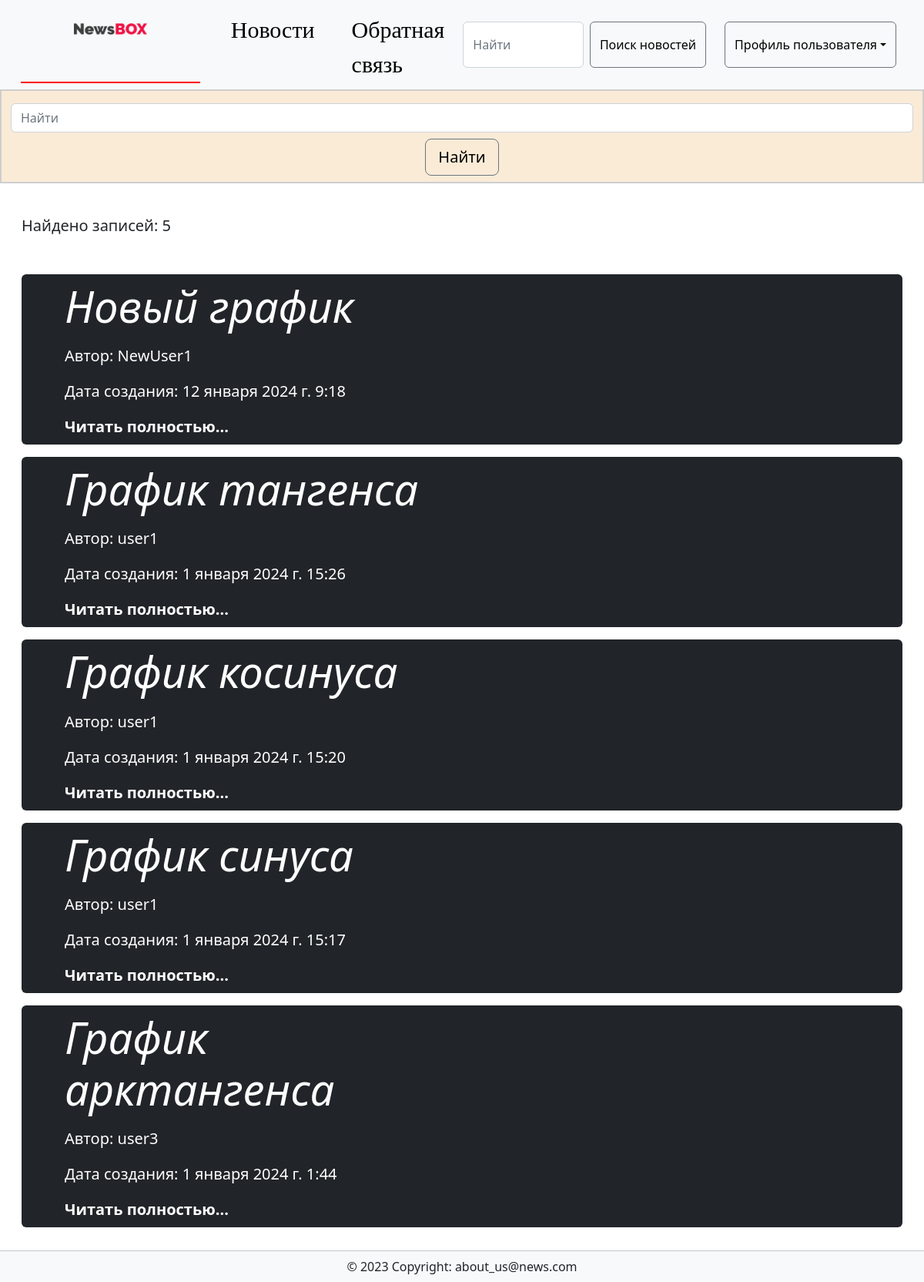
Screenshot of /search_news/ with the database file from the repository.
### news/models.py (models this page shows, shortened)
class Article(models.Model):
    author = models.ForeignKey(User, on_delete=models.CASCADE, null=True, verbose_name='Автор')
    title = models.CharField('Название', max_length=50, default='')
    anouncement = models.TextField('Аннотация', max_length=250)
    text = models.TextField('Описание дашборда')
    date = models.DateTimeField('Дата публикации', auto_now=True) #default=timezone.now
    category = models.ForeignKey('Category', on_delete=models.SET_NULL, null=True, verbose_name='Категория')
    tags = models.ManyToManyField(to = Tag, blank=True, verbose_name='Тэги')
    objects = models.Manager()
    published = PublishedToday()
    def get_absolute_url(self):
        return f'/news/{int(self.id)}'
    class Meta:
        verbose_name = "Дашборд"
        verbose_name_plural = "Дашборды"
        ordering = ['title','date']

### news/views.py (the view)
# urls.py: path('search_news/', views.search_news, name='search_news'),      #поиск новостей
def search_news(request):
    search_post = request.GET.get("search", None)
    if search_post:
        search_query = search_post.lower().split()
        lookups = Q()
        for word in search_query:
            lookups |= Q(title__icontains=word)
        posts = Article.objects.filter(lookups)
    else:
        posts = Article.objects.all().order_by("-date")
    context = {'posts': posts}
    return render(request,'news/search.html', context)

### news/templates/news/search.html (shortened to what this page needs)
{% extends "news/base_generic.html" %}
{% load static %}
{% block content %}
<div class="container-fluid text-center" style="border:2px solid #cecece; background-color: #FAEBD7!important">
    <form class="my-2 my-lg-0" role="search" action="{% url 'news_app:search_news' %}" method="get">
        <input class="form-control me-2 mt-3" type="search" placeholder="Найти" aria-label="Search" name="search">
        <button class="btn btn-outline-secondary text-black btn-lg mt-2 mb-2" type="submit">Найти</button>
    </form>
</div>
<div class="search_result m-3">
    <div class="container-fluid">
        <div class="row">
            <div class="col-lg-12">
                <br>
                <p class="lead">Найдено записей: {{ posts.count }} </p>
            </div>
        </div>
    </div>
</div>
<div class="container-fluid">
    {% for article in posts %}
    <div class="single_news m-3">
        <div class="p-2 p-md-15 text-white rounded bg-dark">
            <div class="col-md-6 px-5">
                <h1 class="display-4 fst-italic"> {{ article.title }}</h1>
                <p class="lead my-3">Автор: {{ article.author }}</p>
                <p class="lead my-3">Дата создания: {{ article.date }}</p>
                <p class="lead mb-0"><a href="{{ article.get_absolute_url }}" class="text-white fw-bold"> Читать полностью...</a></p>
            </div>
        </div>
    </div>
    {% endfor %}
</div>
{% endblock %}

### news/static/news/css/styles.css (style rules this page uses)
body { background-color: #ffffff14; position: relative; margin: 0; padding-bottom: 55px; box-sizing: border-box; }
a { color: white; height: 100px; text-decoration: none; outline: none; }

### rows the page displays
Article: title "Новый график", author "NewUser1", date "12 января 2024 г. 9:18"
Article: title "График тангенса", author "user1", date "1 января 2024 г. 15:26"
Article: title "График косинуса", author "user1", date "1 января 2024 г. 15:20"
Article: title "График синуса", author "user1", date "1 января 2024 г. 15:17"
Article: title "График арктангенса", author "user3", date "1 января 2024 г. 1:44"

### other values shown
{{ posts.count }} "5"
